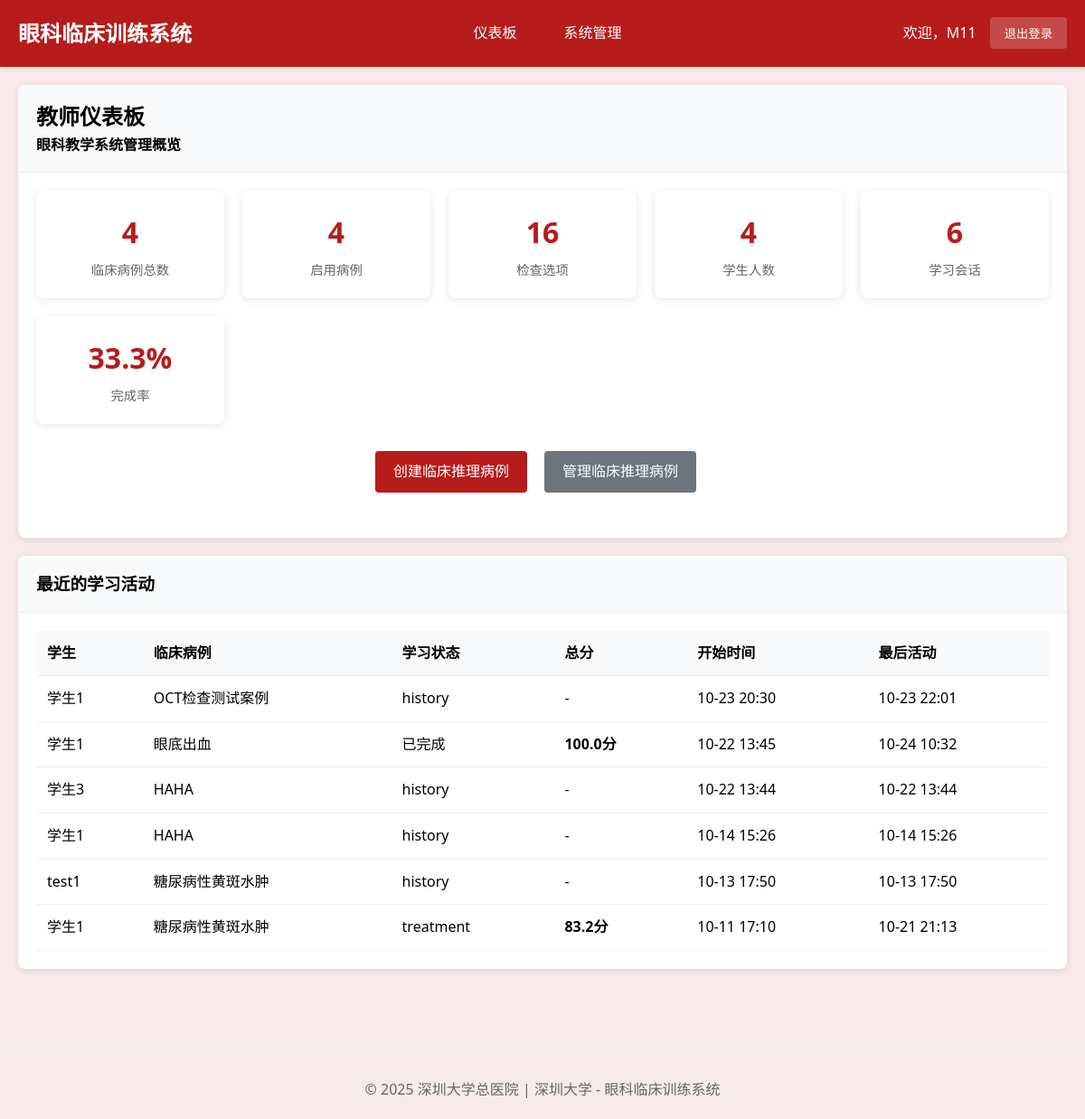
The page /teacher/ (signed in) on the database its author committed.
### cases/models.py (models this page shows, shortened)
class StudentClinicalSession(models.Model):
    student = models.ForeignKey(User, on_delete=models.CASCADE, verbose_name="学生")
    clinical_case = models.ForeignKey(ClinicalCase, on_delete=models.CASCADE, verbose_name="临床案例")
    session_status = models.CharField(
        max_length=30,  # 增加长度以适应最长的选项
        choices=[
            ('case_presentation', '病例呈现'),         # 步骤1: 呈现病例
            ('examination_selection', '检查选择'),     # 步骤2: 选择检查方法
            ('examination_results', '检查结果'),       # 步骤3: 查看检查图像结果
            ('diagnosis_reasoning', '诊断推理'),       # 步骤4: 诊断判断推理
            ('treatment_selection', '治疗选择'),       # 步骤5: 选择治疗方案
            ('learning_feedback', '学习反馈'),         # 步骤6: 学习反馈
            ('completed', '已完成')
        ],
        default='case_presentation',
        verbose_name="当前阶段"
    )
    selected_examinations = models.JSONField(default=list, verbose_name="已选检查项目")
    examination_images_viewed = models.JSONField(default=list, verbose_name="已查看的检查图像")
    selected_diagnosis = models.ForeignKey(DiagnosisOption, on_delete=SET_NULL, blank=True, null=True, verbose_name="选择的诊断")
    diagnosis_reasoning_text = models.TextField(blank=True, verbose_name="诊断推理过程",
                                               help_text="学生的诊断思路和推理过程")
    selected_treatments = models.JSONField(default=list, verbose_name="已选治疗方案")
    step_completion_status = models.JSONField(
        default=dict,
        verbose_name="步骤完成状态",
        help_text="记录每个步骤的完成情况：{step_name: {completed: bool, score: float, completion_time: datetime}}"
    )
    required_examinations_completed = models.BooleanField(default=False, verbose_name="必选检查是否完成")
    examination_selection_valid = models.BooleanField(default=False, verbose_name="检查选择是否有效")
    examination_score = models.FloatField(default=0.0, verbose_name="检查选择得分")
    diagnosis_score = models.FloatField(default=0.0, verbose_name="诊断准确性得分")
    treatment_score = models.FloatField(default=0.0, verbose_name="治疗方案得分")
    reasoning_score = models.FloatField(default=0.0, verbose_name="推理过程得分")
    overall_score = models.FloatField(default=0.0, verbose_name="总体得分")
    time_spent = models.JSONField(default=dict, verbose_name="各阶段用时", help_text="JSON格式记录各阶段耗时")
    step_start_times = models.JSONField(default=dict, verbose_name="各步骤开始时间")
    started_at = models.DateTimeField(auto_now_add=True, verbose_name="开始时间")
    completed_at = models.DateTimeField(blank=True, null=True, verbose_name="完成时间")
    last_activity = models.DateTimeField(auto_now=True, verbose_name="最后活动时间")
    learning_notes = models.TextField(blank=True, verbose_name="学习笔记")
    reflection = models.TextField(blank=True, verbose_name="学习反思")
    session_data = models.JSONField(default=dict, verbose_name="会话数据",
                                   help_text="保存检查顺序、当前进度等临时数据")
    class Meta:
        verbose_name = "学生临床会话"
        verbose_name_plural = "学生临床会话"
        ordering = ['-started_at']
        unique_together = ['student', 'clinical_case']

class ClinicalCase(models.Model):
    title = models.CharField(max_length=200, verbose_name="案例标题")
    case_id = models.CharField(max_length=50, unique=True, verbose_name="案例编号")
    patient_age = models.IntegerField(verbose_name="患者年龄")
    patient_gender = models.CharField(max_length=10, choices=[('M', '男'), ('F', '女')], verbose_name="患者性别")
    chief_complaint = models.TextField(verbose_name="主诉")
    present_illness = models.TextField(verbose_name="现病史")
    past_history = models.TextField(blank=True, verbose_name="既往史")
    family_history = models.TextField(blank=True, verbose_name="家族史")
    learning_objectives = models.JSONField(verbose_name="学习目标", help_text="JSON格式存储多个学习目标")
    difficulty_level = models.CharField(
        max_length=20,
        choices=[('beginner', '初级'), ('intermediate', '中级'), ('advanced', '高级')],
        default='intermediate',
        verbose_name="难度等级"
    )
    is_active = models.BooleanField(default=True, verbose_name="是否启用")
    created_by = models.ForeignKey(User, on_delete=models.CASCADE, verbose_name="创建者")
    created_at = models.DateTimeField(auto_now_add=True, verbose_name="创建时间")
    updated_at = models.DateTimeField(auto_now=True, verbose_name="更新时间")
    case_images = models.JSONField(blank=True, null=True, verbose_name="案例图片", help_text="存储图片路径的JSON数组")
    class Meta:
        verbose_name = "临床案例"
        verbose_name_plural = "临床案例"
        ordering = ['-created_at']

### cases/views.py (the view)
# urls.py: path('teacher/', views.teacher_dashboard, name='teacher_dashboard'),
@login_required
@user_passes_test(is_teacher, login_url='login')
def teacher_dashboard(request):
    total_clinical_cases = ClinicalCase.objects.count()
    active_clinical_cases = ClinicalCase.objects.filter(is_active=True).count()
    total_students = User.objects.filter(groups__name='Students').count()
    total_examinations = ExaminationOption.objects.count()
    total_sessions = StudentClinicalSession.objects.count()
    completed_sessions = StudentClinicalSession.objects.filter(completed_at__isnull=False).count()
    completion_rate = round((completed_sessions / total_sessions * 100), 1) if total_sessions > 0 else 0
    recent_sessions = StudentClinicalSession.objects.select_related('student', 'clinical_case').order_by('-started_at')[:10]
    context = {
        'total_clinical_cases': total_clinical_cases,
        'active_clinical_cases': active_clinical_cases,
        'total_students': total_students,
        'total_examinations': total_examinations,
        'total_sessions': total_sessions,
        'completed_sessions': completed_sessions,
        'completion_rate': completion_rate,
        'recent_sessions': recent_sessions,
    }
    return render(request, 'teacher/dashboard.html', context)

### cases/views.py (called while the page is built)
def is_teacher(user):
    return user.groups.filter(name='Teachers').exists() or user.is_superuser

### cases/templates/teacher/dashboard.html (shortened to what this page needs)
{% extends 'base.html' %}
{% load static %}
{% block content %}
<div class="card">
    <div class="card-header">
        <h2>教师仪表板</h2>
        <p>眼科教学系统管理概览</p>
    </div>
    <div class="card-body">
        <div class="stats-grid">
            <div class="stat-card">
                <div class="stat-number">{{ total_clinical_cases }}</div>
                <div class="stat-label">临床病例总数</div>
            </div>
            <div class="stat-card">
                <div class="stat-number">{{ active_clinical_cases }}</div>
                <div class="stat-label">启用病例</div>
            </div>
            <div class="stat-card">
                <div class="stat-number">{{ total_examinations }}</div>
                <div class="stat-label">检查选项</div>
            </div>
            <div class="stat-card">
                <div class="stat-number">{{ total_students }}</div>
                <div class="stat-label">学生人数</div>
            </div>
            <div class="stat-card">
                <div class="stat-number">{{ total_sessions }}</div>
                <div class="stat-label">学习会话</div>
            </div>
            <div class="stat-card">
                <div class="stat-number">{{ completion_rate }}%</div>
                <div class="stat-label">完成率</div>
            </div>
        </div>
        <div style="text-align: center; margin: 30px 0;">
            <a href="{% url 'teacher_clinical_case_create' %}" class="btn" style="margin-right: 15px;">创建临床推理病例</a>
            <a href="{% url 'teacher_clinical_case_list' %}" class="btn secondary" style="margin-right: 15px;">管理临床推理病例</a>
        </div>
    </div>
</div>
{% if recent_sessions %}
<div class="card">
    <div class="card-header">
        <h3>最近的学习活动</h3>
    </div>
    <div class="card-body">
        <table class="table">
            <thead>
                <tr>
                    <th>学生</th>
                    <th>临床病例</th>
                    <th>学习状态</th>
                    <th>总分</th>
                    <th>开始时间</th>
                    <th>最后活动</th>
                </tr>
            </thead>
            <tbody>
                {% for session in recent_sessions %}
                <tr>
                    <td>{{ session.student.get_full_name|default:session.student.username }}</td>
                    <td>{{ session.clinical_case.title }}</td>
                    <td>{{ session.get_session_status_display|default:session.session_status }}</td>
                    <td>
                        {% if session.overall_score %}
                            <strong>{{ session.overall_score|floatformat:1 }}分</strong>
                        {% else %}
                            -
                        {% endif %}
                    </td>
                    <td>{{ session.started_at|date:"m-d H:i" }}</td>
                    <td>{{ session.last_activity|date:"m-d H:i"|default:"-" }}</td>
                </tr>
                {% endfor %}
            </tbody>
        </table>
    </div>
</div>
{% endif %}
{% endblock %}

### cases/templates/base.html (shortened to what this page needs)
{% load static %}
<!DOCTYPE html>
<html lang="zh-cn">
<head>
    <link rel="stylesheet" href="https://cdnjs.cloudflare.com/ajax/libs/font-awesome/6.0.0/css/all.min.css">
</head>
<body>
    <header class="header">
        <div class="nav-container">
            <div class="logo">眼科临床训练系统</div>
            {% if user.is_authenticated %}
            <nav class="nav-links">
                {% if user.groups.all.0.name == 'Teachers' or user.is_superuser %}
                    <a href="{% url 'teacher_dashboard' %}">仪表板</a>
                    <a href="/admin/">系统管理</a>
                {% else %}
                    <a href="{% url 'student_dashboard' %}">我的学习</a>
                    <a href="{% url 'clinical_case_list' %}">临床推理学习</a>
                    <a href="{% url 'student_learning_notes' %}">学习笔记</a>
                {% endif %}
            </nav>
            <div class="user-info">
                <span>欢迎，{{ user.get_full_name|default:user.username }}</span>
                <form method="post" action="{% url 'logout' %}" style="display: inline;">
                    <button type="submit" class="logout-btn">退出登录</button>
                </form>
            </div>
            {% endif %}
        </div>
    </header>
    <main class="container">
        {% block content %}{% endblock %}
    </main>
    <footer class="footer">
        <p>&copy; 2025 深圳大学总医院 | 深圳大学 - 眼科临床训练系统</p>
    </footer>
</body>
</html>

### cases/templates/base.html (style rules this page uses)
* { margin: 0; padding: 0; box-sizing: border-box; }
body { font-family: 'Segoe UI', Tahoma, Geneva, Verdana, sans-serif; background: #f8eaea; line-height: 1.6; }
.header { background: #b71c1c; color: white; padding: 1rem 0; box-shadow: 0 2px 4px rgba(0,0,0,0.1); }
.nav-container { max-width: 1200px; margin: 0 auto; padding: 0 20px; display: flex; justify-content: space-between; align-items: center; }
.logo { font-size: 1.5rem; font-weight: bold; }
.nav-links { display: flex; gap: 20px; }
.nav-links a { color: white; text-decoration: none; padding: 8px 16px; border-radius: 4px; transition: background 0.3s; }
.user-info { display: flex; align-items: center; gap: 15px; }
.logout-btn { background: rgba(255,255,255,0.2); color: white; border: none; padding: 8px 16px; border-radius: 4px; cursor: pointer; text-decoration: none; }
.container { max-width: 1200px; margin: 0 auto; padding: 20px; }
.btn { display: inline-block; padding: 10px 20px; background: #b71c1c; color: white; text-decoration: none; border-radius: 4px; border: none; cursor: pointer; transition: background 0.3s; }
.btn.secondary { background: #6c757d; }
.card { background: white; border-radius: 8px; box-shadow: 0 2px 8px rgba(0,0,0,0.1); margin-bottom: 20px; }
.card-header { padding: 16px 20px; border-bottom: 1px solid #eee; font-weight: bold; background: #f8f9fa; border-radius: 8px 8px 0 0; }
.card-body { padding: 20px; }
.table { width: 100%; border-collapse: collapse; }
.table th, .table td { padding: 12px; text-align: left; border-bottom: 1px solid #eee; }
.table th { background: #f8f9fa; font-weight: bold; }
.footer { text-align: center; color: #666; padding: 40px 0 20px 0; margin-top: 40px; border-top: 1px solid #eee; }
.stats-grid { display: grid; grid-template-columns: repeat(auto-fit, minmax(200px, 1fr)); gap: 20px; margin-bottom: 30px; }
.stat-card { background: white; padding: 20px; border-radius: 8px; text-align: center; box-shadow: 0 2px 8px rgba(0,0,0,0.1); }
.stat-number { font-size: 2rem; font-weight: bold; color: #b71c1c; margin-bottom: 5px; }
.stat-label { color: #666; font-size: 0.9rem; }

### rows shown on the page
StudentClinicalSession: student.get_full_name "学生1", clinical_case "OCT检查测试案例", session_status "history", started_at "10-23 20:30", last_activity "10-23 22:01"
StudentClinicalSession: student.get_full_name "学生1", clinical_case "眼底出血", session_status "已完成", overall_score "100.0", started_at "10-22 13:45", last_activity "10-24 10:32"
StudentClinicalSession: student.get_full_name "学生3", clinical_case "HAHA", session_status "history", started_at "10-22 13:44", last_activity "10-22 13:44"
StudentClinicalSession: student.get_full_name "学生1", clinical_case "HAHA", session_status "history", started_at "10-14 15:26", last_activity "10-14 15:26"
StudentClinicalSession: student.get_full_name "test1", clinical_case "糖尿病性黄斑水肿", session_status "history", started_at "10-13 17:50", last_activity "10-13 17:50"
StudentClinicalSession: student.get_full_name "学生1", clinical_case "糖尿病性黄斑水肿", session_status "treatment", overall_score "83.2", started_at "10-11 17:10", last_activity "10-21 21:13"

### other values the page prints
{{ user.get_full_name|default:user.username }} "M11"
{{ total_clinical_cases }} "4"
{{ active_clinical_cases }} "4"
{{ total_examinations }} "16"
{{ total_students }} "4"
{{ total_sessions }} "6"
{{ completion_rate }} "33.3"
